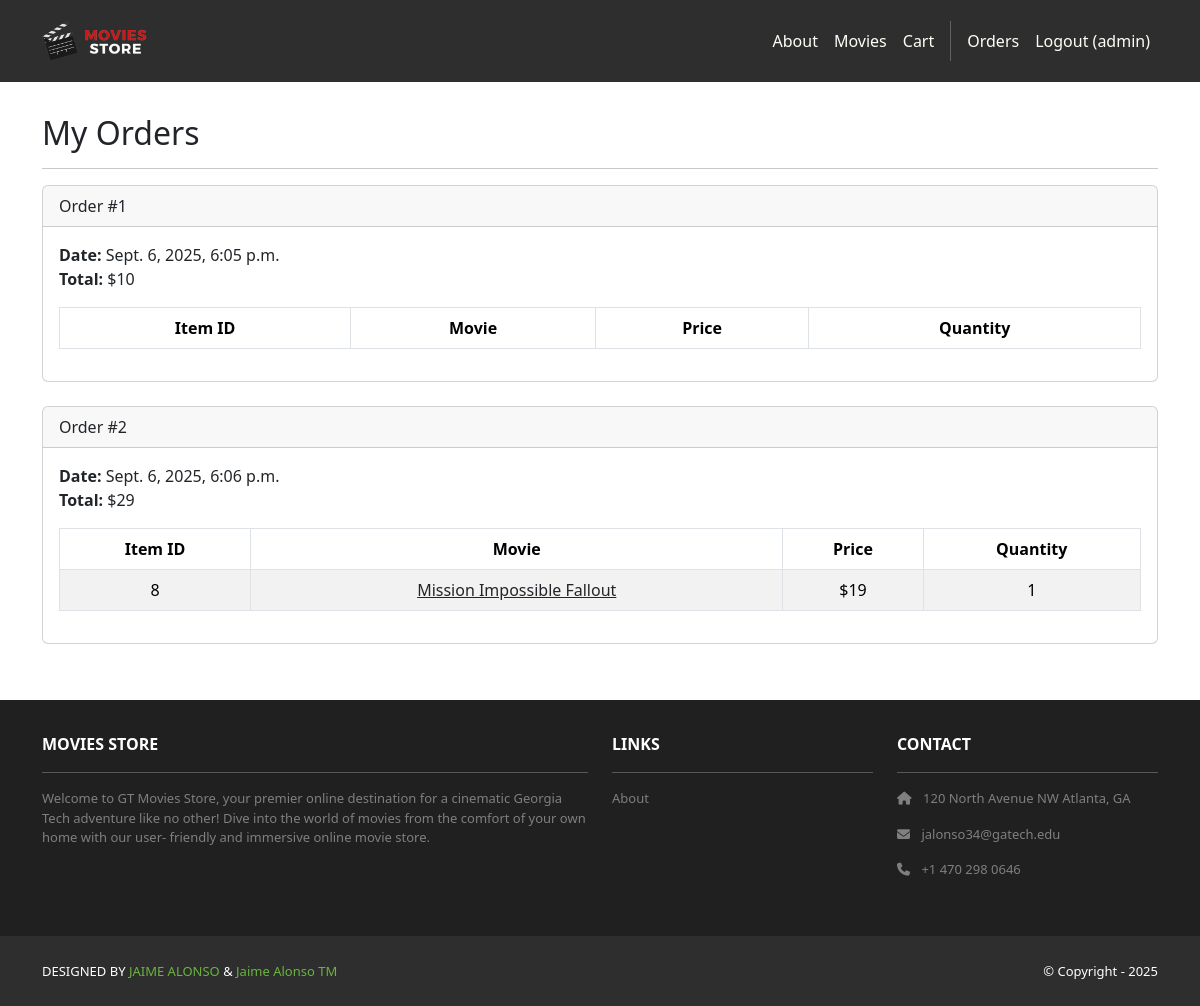
The page /accounts/orders/ (signed in) on the database its author committed.
### cart/models.py (models this page shows, shortened)
class Order(models.Model):
    id = models.AutoField(primary_key=True)
    total = models.IntegerField()
    date = models.DateTimeField(auto_now_add=True)
    user = models.ForeignKey(User, on_delete=models.CASCADE)

class Item(models.Model):
    id = models.AutoField(primary_key=True)
    price = models.IntegerField()
    quantity = models.IntegerField()
    order = models.ForeignKey(Order, on_delete=models.CASCADE)
    movie = models.ForeignKey(Movie, on_delete=models.CASCADE)

### movies/models.py (models this page shows, shortened)
class Movie(models.Model):
    id = models.AutoField(primary_key=True)
    name = models.CharField(max_length=255)
    price = models.IntegerField()
    description = models.TextField()
    image = models.ImageField(upload_to='movie_images/')

### accounts/views.py (the view)
# urls.py: path('orders/', views.orders, name='accounts.orders'),
@login_required
def orders(request):
    template_data = {}
    template_data['title'] = 'Orders'
    template_data['orders'] = request.user.order_set.all()
    return render(request, 'accounts/orders.html', {'template_data': template_data})

### accounts/templates/accounts/orders.html
{% extends 'base.html' %}
{% block content %}
<div class="p-3">
    <div class="container">
        <div class="row mt-3">
            <div class="col mx-auto mb-3">
                <h2>My Orders</h2>
                <hr />
                {% for order in template_data.orders %}
                <div class="card mb-4">
                    <div class="card-header">
                        Order #{{ order.id }}
                    </div>
                    <div class="card-body">
                        <b>Date:</b> {{ order.date }}<br />
                        <b>Total:</b> ${{ order.total }}<br />
                        <table class="table table-bordered table-striped text-center mt-3">
                            <thead>
                                <tr>
                                    <th scope="col">Item ID</th>
                                    <th scope="col">Movie</th>
                                    <th scope="col">Price</th>
                                    <th scope="col">Quantity</th>
                                </tr>
                            </thead>
                            <tbody>
                                {% for item in order.item_set.all %}
                                <tr>
                                    <td>{{ item.movie.id }}</td>
                                    <td>
                                        <a class="link-dark" href="{% url 'movies.show' id=item.movie.id %}">
                                            {{ item.movie.name }}
                                        </a>
                                    </td>
                                    <td>${{ item.movie.price }}</td>
                                    <td>{{ item.quantity }}</td>
                                </tr>
                                {% endfor %}
                            </tbody>
                        </table>
                    </div>
                </div>
                {% endfor %}
            </div>
        </div>
    </div>
</div>
{% endblock content %}

### moviesstore/templates/base.html (shortened to what this page needs)
<!DOCTYPE html>
<html>
    {% load static %}
    <head>
        <link href="https://cdn.jsdelivr.net/npm/bootstrap@5.3.3/dist/css/bootstrap.min.css"
              rel="stylesheet">
        <link rel="stylesheet"
              href="https://cdnjs.cloudflare.com/ajax/libs/font-awesome/6.1.1/css/all.min.css">
        <link rel="stylesheet" type="text/css" href="{% static 'css/style.css' %}">
    </head>
    <body>
        <nav class="p-3 navbar navbar-dark bg-dark navbar-expand-lg">
        <div class="container">
            <a class="navbar-brand" href="{% url 'home.index' %}">
                <img src="{% static 'img/logo.png' %}" alt="logo" height="40" />
            </a>
            <div class="collapse navbar-collapse"
                id="navbarNavAltMarkup">
            <div class="navbar-nav ms-auto navbar-ml">
                <a class="nav-link"
                    href="{% url 'home.about' %}">About</a>
                    <a class="nav-link" href="{% url 'movies.index' %}">Movies</a>
                    <a class="nav-link" href="{% url 'cart.index' %}">Cart</a>
                    {% if user.is_authenticated %}
                    <a class="nav-link" href="{% url 'accounts.orders' %}">
                        Orders
                    </a>
                    <a class="nav-link" href="{% url 'accounts.logout' %}">Logout ({{ user.username }})</a>
                    {% else %}
                    <a class="nav-link" href="{% url 'accounts.login' %}">Login</a>
                    <a class="nav-link" href="{% url 'accounts.signup' %}">
                    Sign Up
                    </a>
                    {% endif %}
            </div>
        </div>
    </div>
</nav>
        <div>
            {% block content %}
            {% endblock content %}
        </div>
        <section class="p-3 ms-footer d-none d-md-block">
            <div class="container">
                <div class="row mt-3 text-white">
                    <div class="col-md-6 col-lg-6 col-xl-6
                        mx-auto mb-4">
                    <b>MOVIES STORE</b>
            <hr />
            <p>
                Welcome to GT Movies Store, your premier online
                destination for a cinematic Georgia Tech adventure like no
                other! Dive into the world of movies from the
                comfort of your own home with our user-
                friendly and immersive online movie store.
            </p>
        </div>
        <div class="col-md-3 col-lg-3 col-xl-3
            mx-auto mb-4">
            <b>LINKS</b>
            <hr />
            <p><a class="nav-link"
            href="{% url 'home.about' %}">
            About
            </a></p>
        </div>
        <div class="col-md-3 col-lg-3 col-xl-3 mx-auto
            mb-4">
        <b>CONTACT</b>
        <hr />
        <p><i class="fas fa-home me-2"></i>
            120 North Avenue NW Atlanta, GA
        </p>
        <p><i class="fas fa-envelope me-2"></i>
            jalonso34@gatech.edu
        </p>
        <p><i class="fas fa-phone me-2"></i>
        +1 470 298 0646
        </p>
        </div>
    </div>
</div>
</section>
<section class="p-3 ms-footer-bottom bg-dark">
    <div class="container d-flex
        justify-content-between">
    <div class="me-5 text-white">
        <span>DESIGNED BY
            <a href="https://www.x.com/jaimealonso"
            target="_blank">JAIME ALONSO</a> &
            <a href="https://www.x.com/jaimealonsotm"
            target="_blank">Jaime Alonso TM</a>
        </span>
    </div>
    <div class="text-white">
        <span>© Copyright - 2025</span>
    </div>
</div>
</section>
    </body>
</html>

### moviesstore/static/css/style.css (style rules this page uses)
.navbar a.nav-link { color: #FFFEF6 !important; }
.bg-dark { background-color: #2E2E2E !important; }
.ms-footer { background-color: #202020; }
.ms-footer p { color: #7F7F7F; font-size: 13px; }
.ms-footer-bottom span { font-size: 13px; line-height: 38px; }
.ms-footer-bottom a { color: #6ab43e; text-decoration: none; }

### rows shown on the page
Order: id "1", date "Sept. 6, 2025, 6:05 p.m.", total "10"
Order: id "2", date "Sept. 6, 2025, 6:06 p.m.", total "29"
Item: movie.id "8", movie.name "Mission Impossible Fallout", movie.price "19", quantity "1"

### other values the page prints
{{ user.username }} "admin"
